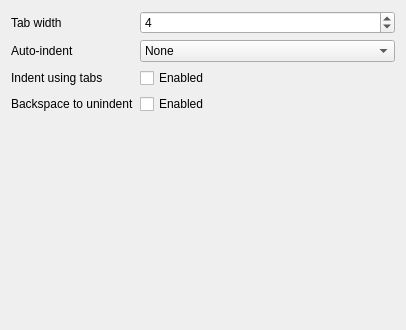
<?xml version="1.0" encoding="UTF-8"?>
<ui version="4.0">
 <class>IndentationSettings</class>
 <widget class="QWidget" name="IndentationSettings">
  <property name="geometry">
   <rect>
    <x>0</x>
    <y>0</y>
    <width>406</width>
    <height>330</height>
   </rect>
  </property>
  <layout class="QFormLayout" name="formLayout">
   <item row="0" column="0">
    <widget class="QLabel" name="label">
     <property name="text">
      <string>Tab width</string>
     </property>
    </widget>
   </item>
   <item row="0" column="1">
    <widget class="QSpinBox" name="kcfg_tabWidth">
     <property name="minimum">
      <number>1</number>
     </property>
     <property name="maximum">
      <number>16</number>
     </property>
     <property name="value">
      <number>4</number>
     </property>
    </widget>
   </item>
   <item row="1" column="0">
    <widget class="QLabel" name="label_2">
     <property name="text">
      <string>Auto-indent</string>
     </property>
    </widget>
   </item>
   <item row="1" column="1">
    <widget class="QComboBox" name="kcfg_autoIndentMode">
     <item>
      <property name="text">
       <string>None</string>
      </property>
     </item>
     <item>
      <property name="text">
       <string>Basic</string>
      </property>
     </item>
     <item>
      <property name="text">
       <string>Advanced</string>
      </property>
     </item>
    </widget>
   </item>
   <item row="2" column="0">
    <widget class="QLabel" name="label_3">
     <property name="text">
      <string>Indent using tabs</string>
     </property>
    </widget>
   </item>
   <item row="2" column="1">
    <widget class="QCheckBox" name="kcfg_indentUseTabs">
     <property name="toolTip">
      <string>Use tabs instead of spaces for indentation</string>
     </property>
     <property name="text">
      <string>Enabled</string>
     </property>
    </widget>
   </item>
   <item row="3" column="1">
    <widget class="QCheckBox" name="kcfg_backspaceUnindent">
     <property name="toolTip">
      <string>When pressing Backspace in the indentation area, decrease indentation by one level instead of deleting a single space</string>
     </property>
     <property name="text">
      <string>Enabled</string>
     </property>
    </widget>
   </item>
   <item row="3" column="0">
    <widget class="QLabel" name="label_4">
     <property name="text">
      <string>Backspace to unindent</string>
     </property>
    </widget>
   </item>
  </layout>
 </widget>
 <resources/>
 <connections/>
</ui>
